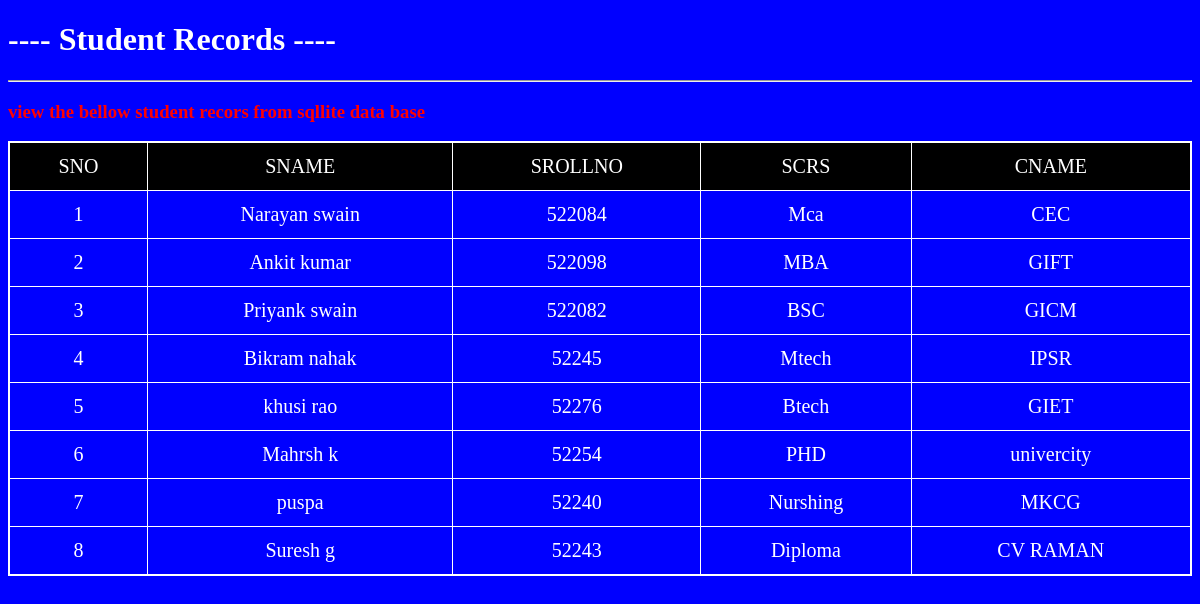
The page / on the database its author committed.
### modelapp1/models.py (models this page shows)
class Student(models.Model):
    sno=models.IntegerField()
    sname=models.CharField(max_length=35)
    srollno=models.IntegerField()
    csr=models.CharField(max_length=25)
    cname=models.CharField(max_length=20)

### modelapp1/views.py (the view)
# urls.py: path('',views.showrec),
def showrec(request):
    data=Student.objects.all()
    std_rec={"data":data}
    return render(request,'Pages/stdrec.html',std_rec)

### Template/Pages/stdrec.html (shortened to what this page needs)
<!DOCTYPE html>
{% load static %}
<html>
    <head>
        <link rel="stylesheet" href="{% static 'css/style.css' %}">
    </head>
    <body>
          <h1>---- Student Records ----</h1>
          <hr>
          <h3>view the bellow student recors from sqllite data base</h3>
          {% if data %}
          <table>
            <tr>
                <td>SNO</td>
                <td>SNAME</td>
                <td>SROLLNO</td>
                <td>SCRS</td>
                <td>CNAME</td>
            </tr>
          {% for i in data %}
          <tr>
            <td>{{i.sno}}</td>
            <td>{{i.sname}}</td>
            <td>{{i.srollno}}</td>
            <td>{{i.csr}}</td>
            <td>{{i.cname}}</td>
          </tr>
          {% endfor %}
          </table>
          {% else %}
           <p>record not found</p>
          {% endif %}
    </body>
</html>

### Static/css/style.css (style rules this page uses)
body { background:blue }
h1 { color:white }
h3 { color:red }
table { border: 2px solid white; width: 100%; height: 400px; color: white; text-align: center; border-collapse: collapse; }
td,tr { border: 1px solid white; padding: 12px; text-align: center; font-size: 20px; }
tr:nth-child(1) { background-color: black; }

### rows shown on the page
Student: sno "1", sname "Narayan swain", srollno "522084", csr "Mca", cname "CEC"
Student: sno "2", sname "Ankit kumar", srollno "522098", csr "MBA", cname "GIFT"
Student: sno "3", sname "Priyank swain", srollno "522082", csr "BSC", cname "GICM"
Student: sno "4", sname "Bikram nahak", srollno "52245", csr "Mtech", cname "IPSR"
Student: sno "5", sname "khusi rao", srollno "52276", csr "Btech", cname "GIET"
Student: sno "6", sname "Mahrsh k", srollno "52254", csr "PHD", cname "univercity"
Student: sno "7", sname "puspa", srollno "52240", csr "Nurshing", cname "MKCG"
Student: sno "8", sname "Suresh g", srollno "52243", csr "Diploma", cname "CV RAMAN"
